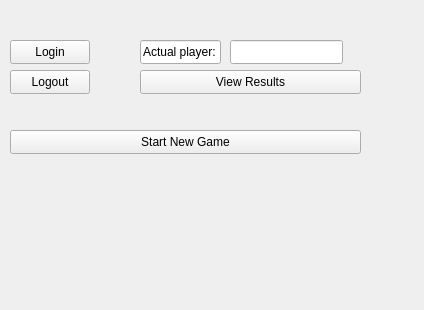
<?xml version="1.0" encoding="UTF-8"?>
<ui version="4.0">
 <class>MenuView</class>
 <widget class="QWidget" name="MenuView">
  <property name="geometry">
   <rect>
    <x>0</x>
    <y>0</y>
    <width>424</width>
    <height>310</height>
   </rect>
  </property>
  <property name="windowTitle">
   <string>Form</string>
  </property>
  <widget class="QPushButton" name="buttonStartGame">
   <property name="geometry">
    <rect>
     <x>10</x>
     <y>130</y>
     <width>351</width>
     <height>24</height>
    </rect>
   </property>
   <property name="text">
    <string>Start New Game</string>
   </property>
  </widget>
  <widget class="QPushButton" name="buttonLogin">
   <property name="geometry">
    <rect>
     <x>10</x>
     <y>40</y>
     <width>80</width>
     <height>24</height>
    </rect>
   </property>
   <property name="text">
    <string>Login</string>
   </property>
  </widget>
  <widget class="QPushButton" name="buttonLogout">
   <property name="geometry">
    <rect>
     <x>10</x>
     <y>70</y>
     <width>80</width>
     <height>24</height>
    </rect>
   </property>
   <property name="text">
    <string>Logout</string>
   </property>
  </widget>
  <widget class="QPushButton" name="button_Results">
   <property name="geometry">
    <rect>
     <x>140</x>
     <y>70</y>
     <width>221</width>
     <height>24</height>
    </rect>
   </property>
   <property name="text">
    <string>View Results</string>
   </property>
  </widget>
  <widget class="QLineEdit" name="lineEdit">
   <property name="geometry">
    <rect>
     <x>140</x>
     <y>40</y>
     <width>81</width>
     <height>24</height>
    </rect>
   </property>
   <property name="text">
    <string>Actual player:</string>
   </property>
  </widget>
  <widget class="QLineEdit" name="lineEditPlayerName">
   <property name="geometry">
    <rect>
     <x>230</x>
     <y>40</y>
     <width>113</width>
     <height>24</height>
    </rect>
   </property>
  </widget>
 </widget>
 <resources/>
 <connections/>
</ui>
